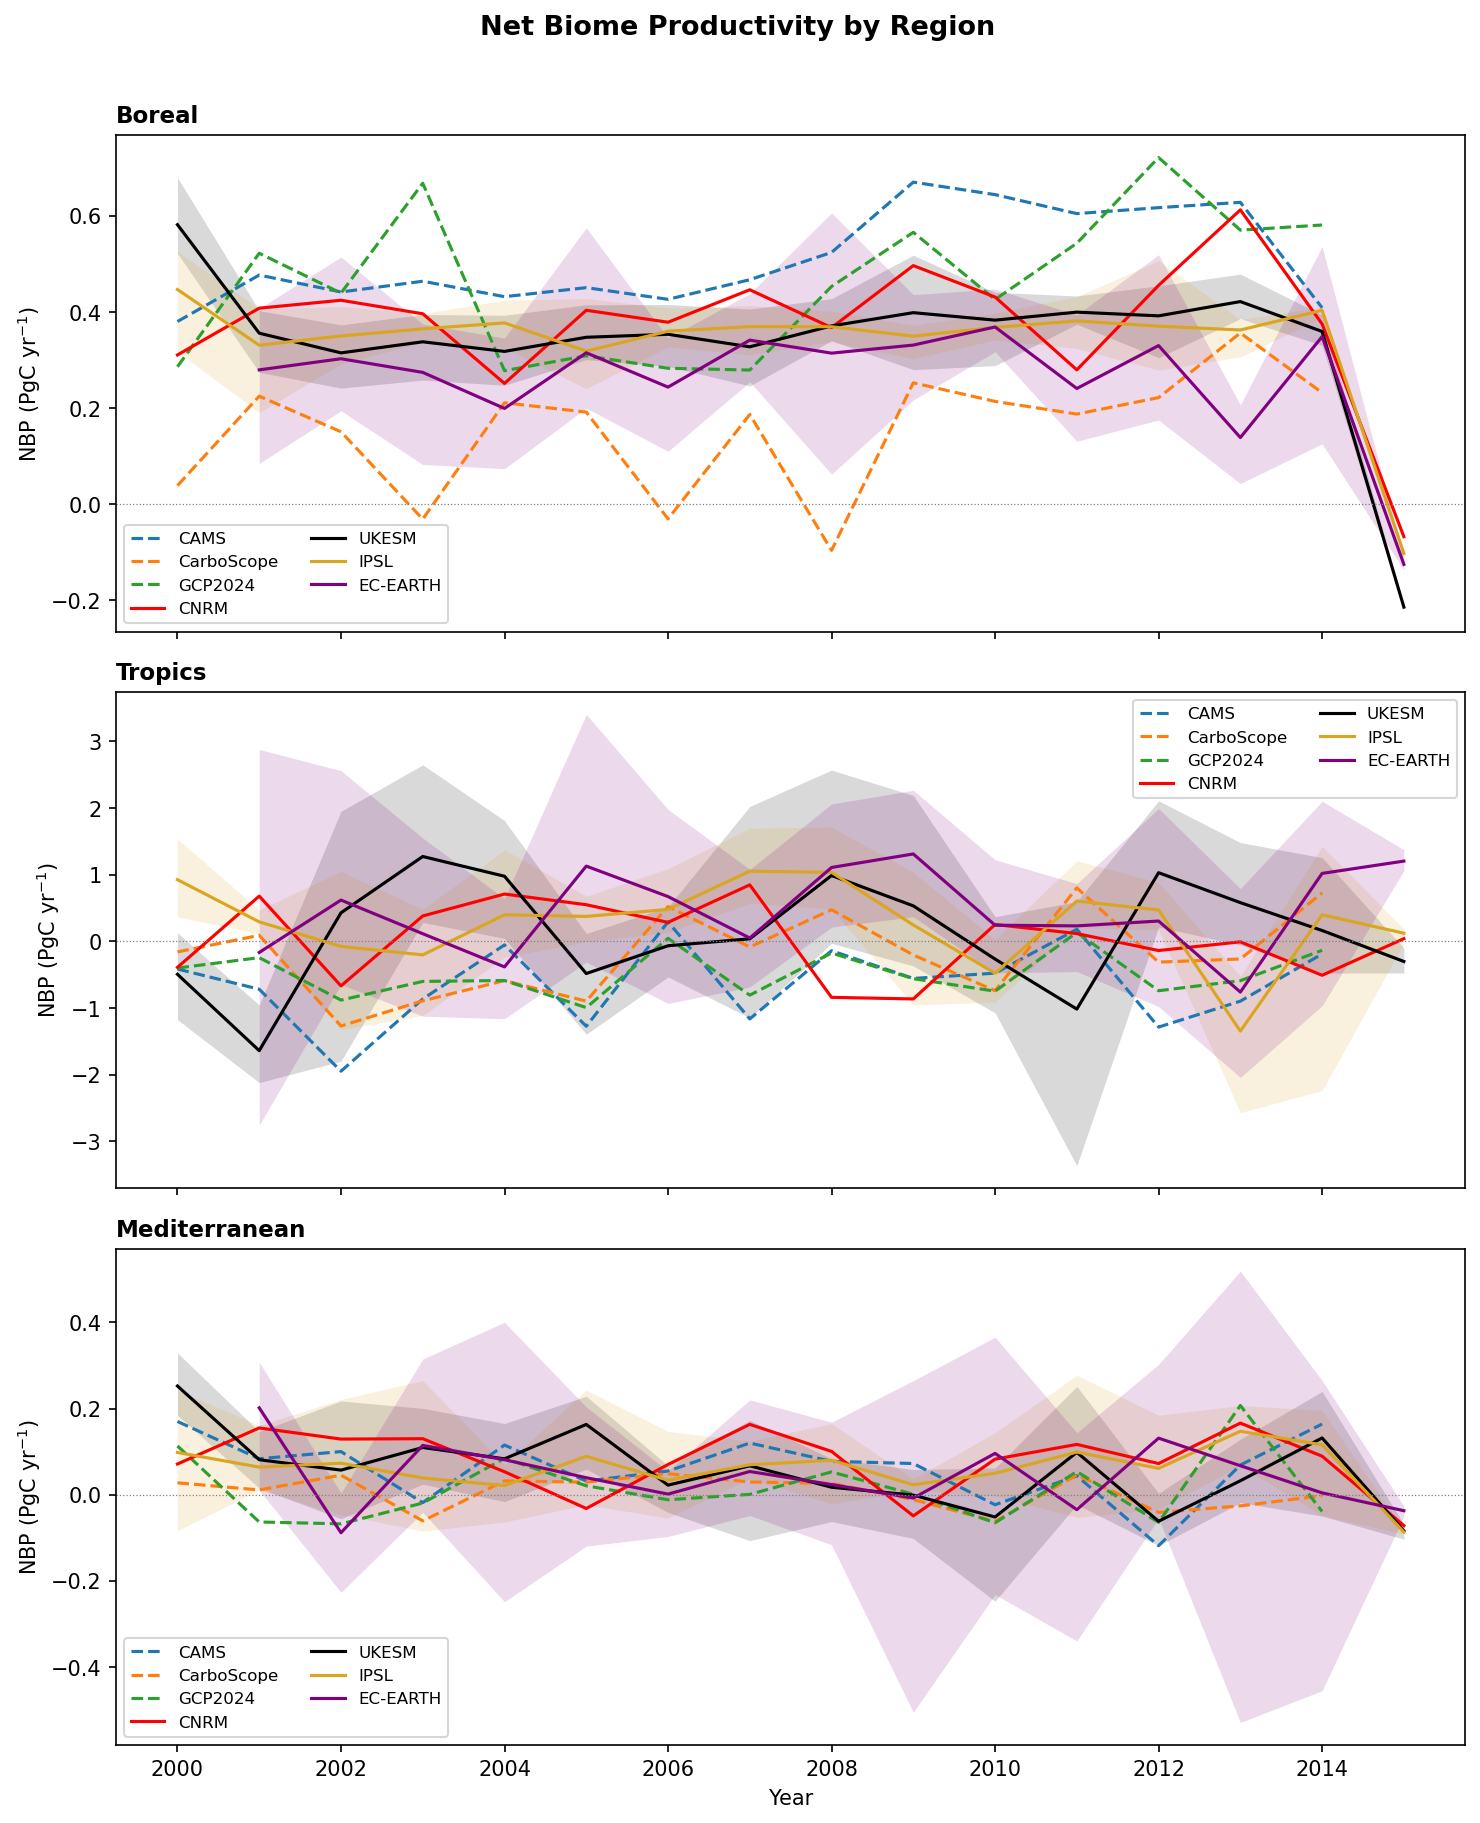

Write Python code to recreate this figure.
import sys
import os
import numpy as np
import numpy.ma as ma
import matplotlib.pyplot as plt
import iris
import iris.plot as iplt
import iris.quickplot as qplt
import iris.coord_categorisation
import iris.analysis.cartography
import matplotlib.dates as mdates
import cartopy.crs as ccrs
import pylab as pl
from iris.analysis.cartography import area_weights
import iris.analysis.cartography
from iris.coord_systems import GeogCS
import cf_units
from matplotlib.colors import BoundaryNorm, ListedColormap
from iris.coords import DimCoord
import cftime
from scipy import stats

# ── Global settings ───────────────────────────────────────────────────────────
date           = iris.Constraint(time=lambda cell: 2000 <= cell.point.year <= 2014)
ChoosePeriod   = 'Annual'
DataFolder     = '/data/scratch/chantelle.burton/OptimESM/NBP/'
var_constraint = iris.Constraint(name="nbp")

# ── Region definitions ────────────────────────────────────────────────────────
REGIONS = [
    {
        'name': 'Boreal',
        'lat' : lambda cell: 60.0 < cell < 90.0,
        'lon' : None,
    },
    {
        'name': 'Tropics',
        'lat' : lambda cell: -20.0 < cell < 20.0,
        'lon' : None,
    },
    {
        'name': 'Mediterranean',
        'lat' : lambda cell: 30.0 < cell < 48.0,
        'lon' : lambda cell: -10.0 < cell < 40.0,
    },
]

# ── Model definitions ─────────────────────────────────────────────────────────
MODELS = [
    {
        'label'   : 'CNRM',
        'color'   : 'red',
        'sign'    : 1,
        'r1_file' : DataFolder + 'nbp_Lmon_CNRM-ESM2-1_esm-hist_r1i1p2f2_gr_185001-201412.nc',
        'landfrac': DataFolder + 'sftlf_fx_CNRM-ESM2-1_esm-hist_r1i1p2f2_gr.nc',
        'lf_name' : 'sftlf',
        'ensemble': [],
    },
    {
        'label'   : 'UKESM',
        'color'   : 'black',
        'sign'    : 1,
        'r1_file' : DataFolder + 'nbp_Lmon_UKESM1-2-LL_esm-hist_r1i1p1f1_gn_195001-201412.nc',
        'landfrac': DataFolder + 'qrparm.landfrac.nc',
        'lf_name' : None,
        'ensemble': [
            DataFolder + 'nbp_Lmon_UKESM1-2-LL_esm-hist_r2i1p1f1_gn_195001-201412.nc',
            DataFolder + 'nbp_Lmon_UKESM1-2-LL_esm-hist_r3i1p1f1_gn_195001-201412.nc',
        ],
    },
    {
        'label'   : 'IPSL',
        'color'   : 'goldenrod',
        'sign'    : -1,   # wrong sign — pers comms Lars & Paul @ Lund
        'r1_file' : DataFolder + 'nbp_Lmon_IPSL-CM6-ESMCO2_esm-hist_r1i1p3f1_gr_195001-201412.nc',
        'landfrac': DataFolder + 'sftlf_fx_CNRM-ESM2-1_esm-hist_r1i1p2f2_gr.nc',
        'lf_name' : 'sftlf',
        'ensemble': [
            DataFolder + 'nbp_Lmon_IPSL-CM6-ESMCO2_esm-hist_r2i1p3f1_gr_195001-201412.nc',
            DataFolder + 'nbp_Lmon_IPSL-CM6-ESMCO2_esm-hist_r3i1p3f1_gr_195001-201412.nc',
            DataFolder + 'nbp_Lmon_IPSL-CM6-ESMCO2_esm-hist_r4i1p3f1_gr_195001-201412.nc',
        ],
    },
    {
        'label'   : 'EC-EARTH',
        'color'   : 'purple',
        'sign'    : 1,
        'r1_file' : DataFolder + 'nbp_LPmon_EC-Earth3-ESM-1_esm-hist_r1i1p1f1_gr_20*.nc',
        'landfrac': DataFolder + 'sftlf_fx_EC-Earth3-ESM-1_esm-hist_r5i1p1f1_gr.nc',
        'lf_name' : 'sftlf',
        'ensemble': [
            DataFolder + "nbp_LPmon_EC-Earth3-ESM-1_esm-hist_r2i1p1f1_gr_*.nc",
            DataFolder + "nbp_LPmon_EC-Earth3-ESM-1_esm-hist_r3i1p1f1_gr_*.nc",
            DataFolder + "nbp_LPmon_EC-Earth3-ESM-1_esm-hist_r5i1p1f1_gr_*.nc"
        ],
    },
]


# ── Observations ──────────────────────────────────────────────────────────────
def read_obs_nbp():
    pwdin = "/data/users/eleanor.burke/obs_data/nbp"
    cams_cube       = iris.load_cube(pwdin + "/cams/cams73_latest_co2_flux_surface_mm.nc")
    carboscope_cube = iris.load_cube(pwdin + "/carboscope/r76nbetEXToc_v2025.flux_land.mon.nc")
    gcp2024_cube    = iris.load_cube(pwdin + "/ct2022/GCP2024.flux1x1-monthly.processed.nc")
    return cams_cube, carboscope_cube, gcp2024_cube

OBS_CUBES  = read_obs_nbp()
OBS_LABELS = ["CAMS", "CarboScope", "GCP2024"]
OBS_STYLES = [dict(color=f"C{i}", ls='dashed') for i in range(len(OBS_LABELS))]

# ── Helper functions ──────────────────────────────────────────────────────────
def remove_duplicate_times(cube):
    """Remove duplicate time points based on year coordinate."""
    try:
        year_points = cube.coord('year').points
    except iris.exceptions.CoordinateNotFoundError:
        year_points = cube.coord('time').points
    _, unique_idx = np.unique(year_points, return_index=True)
    return cube[np.sort(unique_idx)]


def get_years(cube):
    """Extract year values using the year coordinate if present."""
    try:
        return cube.coord('year').points.astype(int)
    except iris.exceptions.CoordinateNotFoundError:
        time_coord = cube.coord('time')
        dates = time_coord.units.num2date(time_coord.points)
        return np.array([d.year for d in dates])

def CollapseToTimeseries(cube):
    """Area-weighted spatial sum → PgC/yr (Annual) or PgC/month."""
    coords = ('longitude', 'latitude')
    for coord in coords:
        if not cube.coord(coord).has_bounds():
            cube.coord(coord).guess_bounds()
    area = iris.analysis.cartography.area_weights(cube, normalize=False)
    cube = cube.collapsed(coords, iris.analysis.SUM, weights=area) / 1e12
    cube = cube * 86400 * 365 / 12
    return cube


def apply_region(cube, region):
    """Subset a cube to a region dict. Handles optional longitude cut."""
    if region['lon'] is not None:
        cube = cube.intersection(longitude=(-180, 180))
        cube = cube.extract(
            iris.Constraint(latitude=region['lat'], longitude=region['lon'])
        )
    else:
        cube = cube.extract(iris.Constraint(latitude=region['lat']))
    return cube


def load_and_preprocess(filepath, landfrac_file, lf_name, sign, is_glob=False):
    """Load one NBP file (or glob), apply land-fraction, deduplicate, return cube."""
    if is_glob:
        cubelist = iris.load(filepath, var_constraint)
        iris.util.equalise_attributes(cubelist)
        cube = cubelist.concatenate_cube()
    else:
        cube = iris.load_cube(filepath, var_constraint)

    cube = cube.extract(date)

    if landfrac_file is not None:
        if lf_name is not None:
            lf = iris.load_cube(landfrac_file, lf_name) / 100.0
        else:
            lf = iris.load_cube(landfrac_file)
        try:
            cube = cube * lf
        except Exception:
            pass

    iris.coord_categorisation.add_season_year(cube, 'time', name='year')
    if ChoosePeriod == 'Annual':
        cube = cube.aggregated_by(['year'], iris.analysis.SUM)

    cube = remove_duplicate_times(cube)
    return cube * sign


def timeseries_for_region(filepath, landfrac_file, lf_name, sign, region, is_glob=False):
    """Full pipeline: load → preprocess → region extract → collapse."""
    cube = load_and_preprocess(filepath, landfrac_file, lf_name, sign, is_glob)
    cube = apply_region(cube, region)
    return CollapseToTimeseries(cube)


# ── Main plotting loop ────────────────────────────────────────────────────────
fig, axes = plt.subplots(3, 1, figsize=(10, 12), sharex=True)
fig.subplots_adjust(hspace=0.12)

for ax, region in zip(axes, REGIONS):

    # ---- Observations --------------------------------------------------------
    for ob_cube, ob_label, ob_style in zip(OBS_CUBES, OBS_LABELS, OBS_STYLES):
        ob = ob_cube.copy()
        ob = ob.extract(date)
        if ChoosePeriod == 'Annual':
            ob = ob.aggregated_by(['year'], iris.analysis.SUM)
        ob = remove_duplicate_times(ob)
        ob = apply_region(ob, region)
        ob_ts = CollapseToTimeseries(ob)
        years = get_years(ob_ts)
        ax.plot(years, ob_ts.data, label=ob_label, **ob_style)

    # ---- Models --------------------------------------------------------------
    for mdef in MODELS:
        is_glob = '*' in mdef['r1_file']

        r1_ts    = timeseries_for_region(
            mdef['r1_file'], mdef['landfrac'], mdef['lf_name'],
            mdef['sign'], region, is_glob=is_glob
        )
        r1_years = get_years(r1_ts)

        if mdef['ensemble']:
            ens_years_list = []
            ens_data       = []
            for ens_file in mdef['ensemble']:
                ens_is_glob = '*' in ens_file
                try:
                    ens_ts = timeseries_for_region(
                        ens_file, mdef['landfrac'], mdef['lf_name'],
                        mdef['sign'], region, is_glob=ens_is_glob
                    )
                    ens_years_list.append(get_years(ens_ts))
                    ens_data.append(ens_ts.data)
                except Exception as e:
                    print(f"  WARNING: {ens_file}: {e}")

            if ens_data:
                all_year_sets = [set(r1_years.tolist())] + [set(y.tolist()) for y in ens_years_list]
                common_years  = np.array(sorted(set.intersection(*all_year_sets)))

                def subset(data_array, years_array):
                    idx = np.array([i for i, y in enumerate(years_array.tolist())
                                    if y in common_years.tolist()], dtype=int)
                    return np.array(data_array)[idx]

                r1_common  = subset(r1_ts.data, r1_years)
                ens_common = [subset(d, y) for d, y in zip(ens_data, ens_years_list)]

                # Stack all members including r1 and compute mean, min, max
                all_members  = np.vstack([r1_common] + ens_common)
                ens_mean     = np.mean(all_members, axis=0)
                ens_min      = np.min(all_members, axis=0)
                ens_max      = np.max(all_members, axis=0)

                ax.fill_between(common_years, ens_min, ens_max,
                                color=mdef['color'], alpha=0.15, linewidth=0)
                # Solid line is now the ensemble mean
                ax.plot(common_years, ens_mean,
                        color=mdef['color'], label=mdef['label'])
        else:
            ax.plot(r1_years, r1_ts.data, color=mdef['color'], label=mdef['label'])
            

    ax.set_title(region['name'], fontsize=11, loc='left', fontweight='bold')
    ax.set_ylabel('NBP (PgC yr$^{-1}$)')
    ax.axhline(0, color='grey', linewidth=0.6, linestyle=':')
    ax.legend(loc='best', fontsize=8, ncol=2)

axes[-1].set_xlabel('Year')
axes[-1].xaxis.set_major_locator(plt.MultipleLocator(2))
fig.suptitle('Net Biome Productivity by Region', fontsize=13, fontweight='bold', y=1.01)
plt.tight_layout()
plt.savefig('NBPpanels.png', dpi=150, bbox_inches='tight')
plt.show()
